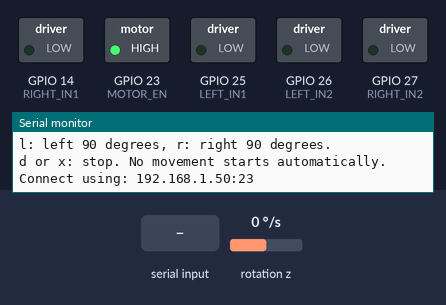
A sketch run on a simulated ESP32. Shown: switched loads named in the sketch (green lamp = pin HIGH), the last lines printed to the serial monitor. Wiring (inferred from the names in the program): MPU-6050 motion sensor at I2C address 0x68. The inputs (shaded band) are chosen by the test bench; at power-on: rotation z 0 °/s. WiFi joins after 1.5 s; servers stay silent unless stated.

Above: at 5.3 s.
5.4 s: "l" received over Serial
At 5.8 s:
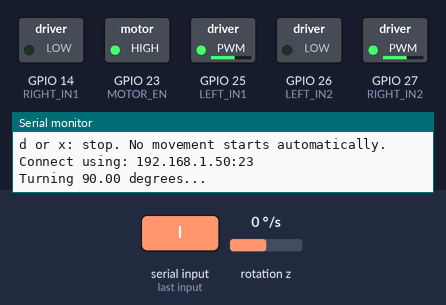
8.4 s: "r" received over Serial
At 9.2 s:
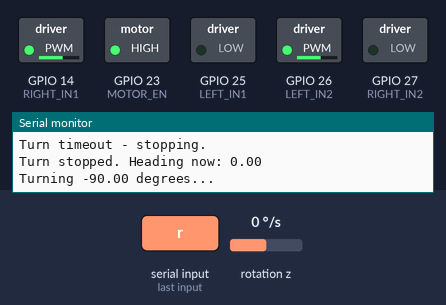
11.4 s: "R" received over Serial
At 14.0 s:
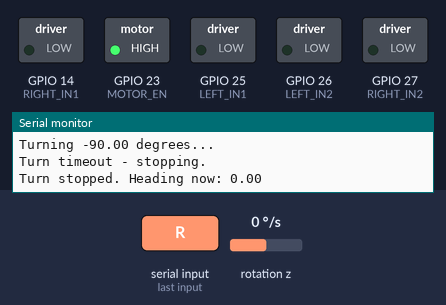
Timing chart, 0 to 15.5 s (numbered marks = the images above; inputs shaded):
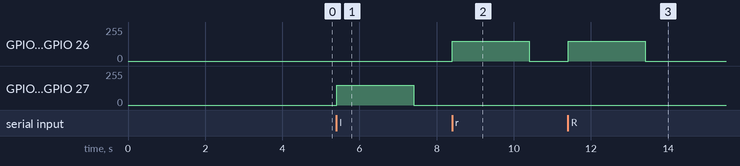

Measured:
- after the input at 5.4 s, GPIO 25 (LEFT_IN1), GPIO 27 (RIGHT_IN2): 0/255 → 150/255 at once, → 0/255 2.0 s later
- after the input at 8.4 s, GPIO 14 (RIGHT_IN1), GPIO 26 (LEFT_IN2): 0/255 → 150/255 at once, → 0/255 2.0 s later
- after the input at 11.4 s, GPIO 14 (RIGHT_IN1), GPIO 26 (LEFT_IN2): 0/255 → 150/255 at once, → 0/255 2.0 s later

The sketch:

turns.ino
```cpp
#include <WiFi.h>

#include "rotation.h"

const char *WIFI_SSID = "عبدالله";
const char *WIFI_PASSWORD = "1234567899";

constexpr uint16_t WIFI_SERIAL_PORT = 23;

WiFiServer wifiServer(WIFI_SERIAL_PORT);
WiFiClient wifiClient;

void logPrint(const String &text) {
  Serial.print(text);

  if (wifiClient && wifiClient.connected()) {
    wifiClient.print(text);
  }
}

void logPrintln(const String &text = "") {
  Serial.println(text);

  if (wifiClient && wifiClient.connected()) {
    wifiClient.println(text);
  }
}

// ============================================================
// WiFi
// ============================================================

void setupWiFi() {
  WiFi.mode(WIFI_STA);
  WiFi.setTxPower(WIFI_POWER_8_5dBm);

  logPrint("Connecting to WiFi: ");
  logPrintln(WIFI_SSID);

  WiFi.begin(WIFI_SSID, WIFI_PASSWORD);

  unsigned long start = millis();

  while (WiFi.status() != WL_CONNECTED) {
    delay(500);
    Serial.print(".");

    if (millis() - start > 15000) {
      Serial.println();
      Serial.println("WiFi connection timeout.");
      return;
    }
  }

  Serial.println();
  logPrintln("WiFi connected successfully.");

  logPrint("ESP32 IP address: ");
  logPrintln(WiFi.localIP().toString());

  wifiServer.begin();
  wifiServer.setNoDelay(true);

  logPrint("WiFi Serial port: ");
  logPrintln(String(WIFI_SERIAL_PORT));

  logPrintln("TCP serial server started.");
}

void serviceWiFiClient() {
  // Remove dead client.
  if (wifiClient && !wifiClient.connected()) {
    wifiClient.stop();
  }

  // Accept a new client.
  if (!wifiClient || !wifiClient.connected()) {
    WiFiClient newClient = wifiServer.available();

    if (newClient) {
      wifiClient = newClient;
      wifiClient.setNoDelay(true);

      logPrintln();
      logPrintln("WiFi client connected.");
      logPrintln("Commands:");
      logPrintln("  l = simultaneous-wheel left 90 degrees");
      logPrintln("  r = simultaneous-wheel right 90 degrees");
      logPrintln("  d/x = stop");
    }
  }
}

int readCommand() {
  // USB Serial has priority.
  if (Serial.available()) {
    return Serial.read();
  }

  serviceWiFiClient();

  if (wifiClient &&
      wifiClient.connected() &&
      wifiClient.available()) {

    return wifiClient.read();
  }

  return -1;
}

bool abortRequested() {
  bool stop = false;

  // Check USB serial.
  while (Serial.available()) {
    char command = Serial.read();

    if (command == 'd' ||
        command == 'D' ||
        command == 'x' ||
        command == 'X') {
      stop = true;
    }
  }

  // Check WiFi serial.
  serviceWiFiClient();

  while (wifiClient &&
         wifiClient.connected() &&
         wifiClient.available()) {

    char command = wifiClient.read();

    if (command == 'd' ||
        command == 'D' ||
        command == 'x' ||
        command == 'X') {
      stop = true;
    }
  }

  return stop;
}

void setup() {
  Serial.begin(115200);
  delay(300);

  beginRotation();
  setupWiFi();

  logPrintln("l: left 90 degrees, r: right 90 degrees.");
  logPrintln("d or x: stop. No movement starts automatically.");

  if (WiFi.status() == WL_CONNECTED) {
    logPrint("Connect using: ");
    logPrint(WiFi.localIP().toString());
    logPrint(":");
    logPrintln(String(WIFI_SERIAL_PORT));
  }
}

void loop() {
  serviceWiFiClient();
  int input = readCommand();

  if (input == 'l' || input == 'L') {
    turnDegrees(90);
  } else if (input == 'r' || input == 'R') {
    turnDegrees(-90);
  } else if (input == 'd' || input == 'D' ||
             input == 'x' || input == 'X') {
    stopRotation();
    logPrintln("STOP.");
  }
}
```

rotation.cpp
```cpp
#include "rotation.h"

#include <Arduino.h>
#include <Wire.h>
#include <math.h>

// USB/Wi-Fi logging and stop command handling live in turns.ino.
void logPrint(const String &text);
void logPrintln(const String &text);
bool abortRequested();

namespace {
constexpr int LEFT_IN1 = 25, LEFT_IN2 = 26;
constexpr int RIGHT_IN1 = 14, RIGHT_IN2 = 27, MOTOR_EN = 23;
constexpr int MPU_ADDR = 0x68;
constexpr float GYRO_DEADBAND_DPS = 0.5f;

constexpr float turnKp = 15.9f;
constexpr float turnKi = 0.0f;
constexpr float turnKd = 1.3f;
// Keep enough torque to overcome drivetrain stiction near the target.
constexpr int minOutput = 95;
constexpr int maxTurnSpeed = 150;
constexpr float angleToleranceDeg = 1.0f;
constexpr int stableTicksNeeded = 10;
constexpr unsigned long turnTimeoutMs = 2000;

float gyroZBias = 0.0f;
float headingDeg = 0;
bool mpuReady = false;

void driveMotor(int in1, int in2, int speed) {
  speed = constrain(speed, -255, 255);
  if (speed > 0) {
    analogWrite(in1, speed);
    analogWrite(in2, 0);
  } else if (speed < 0) {
    analogWrite(in1, 0);
    analogWrite(in2, -speed);
  } else {
    analogWrite(in1, 0);
    analogWrite(in2, 0);
  }
}

void drive(int left, int right) {
  driveMotor(LEFT_IN1, LEFT_IN2, left);
  driveMotor(RIGHT_IN1, RIGHT_IN2, right);
}

bool readMPU6050(uint8_t reg, uint8_t *data, uint8_t count) {
  Wire.beginTransmission(MPU_ADDR);
  Wire.write(reg);
  if (Wire.endTransmission(false) != 0 ||
      Wire.requestFrom((uint8_t)MPU_ADDR, count) != count) {
    return false;
  }
  for (uint8_t i = 0; i < count; ++i) data[i] = Wire.read();
  return true;
}

bool writeMPU6050(uint8_t reg, uint8_t value) {
  Wire.beginTransmission(MPU_ADDR);
  Wire.write(reg);
  Wire.write(value);
  return Wire.endTransmission() == 0;
}

bool readGyroZ(float &rate) {
  uint8_t data[2];
  if (!readMPU6050(0x47, data, 2)) return false;
  int16_t raw = static_cast<int16_t>(
      (static_cast<uint16_t>(data[0]) << 8) | data[1]);
  rate = raw / 65.5f;
  return true;
}

bool initMPU() {
  uint8_t identity;
  if (!readMPU6050(0x75, &identity, 1) || identity != 0x68) return false;
  if (!writeMPU6050(0x6B, 0x01)) return false;
  delay(100);
  if (!writeMPU6050(0x1A, 0x06) ||
      !writeMPU6050(0x1B, 0x08)) return false;
  delay(100);

  logPrintln("Calibrating gyro bias - keep the robot completely still...");
  float sum = 0.0f;
  for (int i = 0; i < 200; ++i) {
    float rate;
    if (!readGyroZ(rate)) return false;
    sum += rate;
    delay(10);
  }
  gyroZBias = sum / 200.0f;
  logPrint("Gyro bias: ");
  logPrintln(String(gyroZBias));
  return true;
}
} // namespace

void stopRotation() {
  drive(0, 0);
}

bool beginRotation() {
  Wire.begin(21, 22);
  pinMode(MOTOR_EN, OUTPUT);
  digitalWrite(MOTOR_EN, HIGH);
  pinMode(LEFT_IN1, OUTPUT);
  pinMode(LEFT_IN2, OUTPUT);
  pinMode(RIGHT_IN1, OUTPUT);
  pinMode(RIGHT_IN2, OUTPUT);
  stopRotation();

  headingDeg = 0;
  mpuReady = initMPU();
  logPrintln(mpuReady ? "MPU initialization OK."
                     : "MPU initialization FAILED.");
  return mpuReady;
}

bool turnDegrees(float relativeAngle) {
  if (!mpuReady) {
    stopRotation();
    logPrintln("REFUSED: MPU initialization failed.");
    return false;
  }

  logPrint("Turning ");
  logPrint(String(relativeAngle));
  logPrintln(" degrees...");

  const float targetHeading = headingDeg + relativeAngle;
  float integral = 0, prevError = 0;
  unsigned long lastMicros = micros();
  unsigned long startMs = millis();
  int stableTicks = 0;
  bool completed = false;

  while (true) {
    if (abortRequested()) {
      logPrintln("Turn aborted - stopping.");
      break;
    }
    if (millis() - startMs > turnTimeoutMs) {
      logPrintln("Turn timeout - stopping.");
      break;
    }

    unsigned long now = micros();
    float dt = (now - lastMicros) / 1000000.0f;
    if (dt < 0.005f) continue;
    lastMicros = now;

    float gyroZ;
    if (!readGyroZ(gyroZ)) {
      mpuReady = false;
      logPrintln("MPU read failed - stopping.");
      break;
    }
    float appliedGyroZ = -(gyroZ - gyroZBias);
    if (fabs(appliedGyroZ) < GYRO_DEADBAND_DPS) {
      appliedGyroZ = 0.0f;
    }
    headingDeg += appliedGyroZ * dt;

    float error = targetHeading - headingDeg;
    if (fabs(error) <= angleToleranceDeg) {
      stopRotation();
      ++stableTicks;
      if (stableTicks >= stableTicksNeeded) {
        completed = true;
        break;
      }
      continue;
    } else {
      stableTicks = 0;
    }

    float derivative = (dt > 0) ? (error - prevError) / dt : 0;
    float tentativeIntegral = integral + error * dt;
    float tentativeOutput = turnKp * error + turnKi * tentativeIntegral +
                            turnKd * derivative;
    if (tentativeOutput <= maxTurnSpeed && tentativeOutput >= -maxTurnSpeed) {
      integral = tentativeIntegral;
    }
    prevError = error;

    float output = turnKp * error + turnKi * integral + turnKd * derivative;
    output = constrain(output, -(float)maxTurnSpeed, (float)maxTurnSpeed);
    if (output > 0 && output < minOutput) output = minOutput;
    if (output < 0 && output > -minOutput) output = -minOutput;
    drive((int)output, -(int)output);
  }

  stopRotation();
  logPrint(completed ? "Turn done. Heading now: " : "Turn stopped. Heading now: ");
  logPrintln(String(headingDeg));
  return completed;
}
```

rotation.h
```cpp
#pragma once

bool beginRotation();
// Positive angles turn right; negative angles turn left.
bool turnDegrees(float relativeAngle);
void stopRotation();
```
